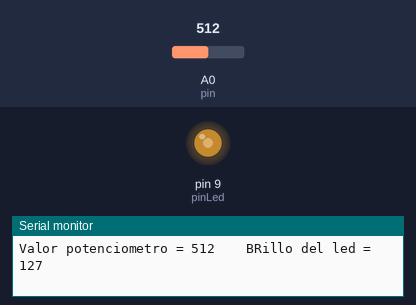
The sketch below on a simulated Arduino Uno, built with avr-gcc and run on an emulated ATmega328P. Shown: output pins drawn as LEDs (lit = HIGH), the last lines printed to the serial monitor. The test bench sets the inputs (shaded band); at power-on: A0 (pin) = 512.

Above: at 1.8 s.
1.9 s: A0 (pin) set to 716
At 2.3 s:
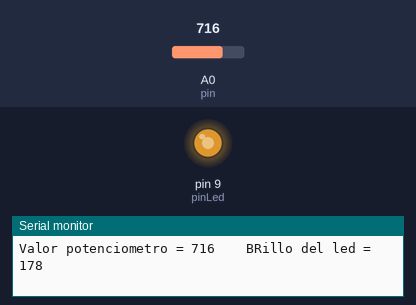
3.5 s: A0 (pin) set to 900
At 5.1 s:
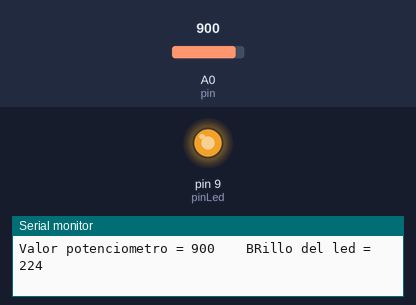
5.5 s: A0 (pin) set to 122
At 6.6 s:
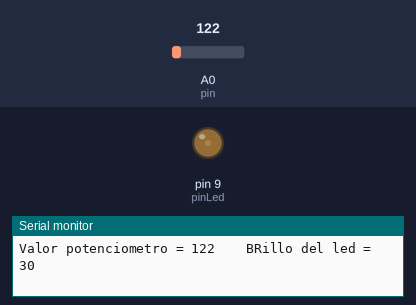
7.5 s: A0 (pin) set to 0
At 9.2 s:
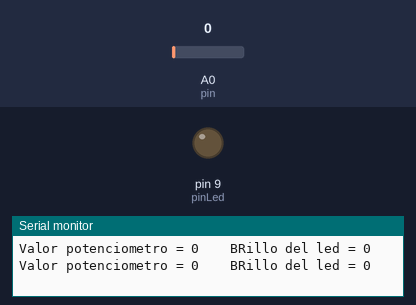
9.5 s: A0 (pin) set to 511
At 11.0 s:
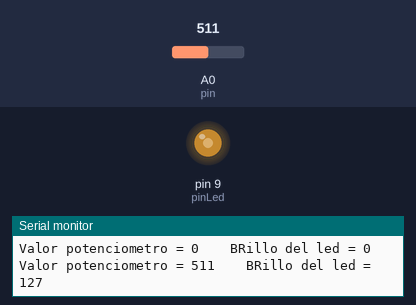
Timing chart, 0 to 12.5 s (numbered marks = the images above; inputs shaded):
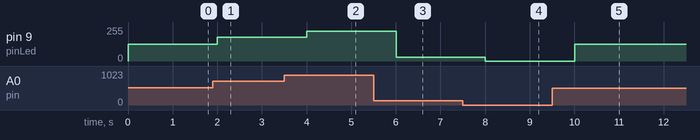

The sketch:

potenciometroLed.ino
```cpp
const int pin=0;
const int pinLed=9;

int brillo=0;
int valor =0;

void setup() {
  pinMode(pin,INPUT);
  pinMode(pinLed, OUTPUT);
  Serial.begin(9600);
}

void loop() {
  valor= analogRead(pin);
  brillo= map(valor, 0, 1023, 0, 255);
  analogWrite(pinLed, brillo);

  Serial.print("Valor potenciometro = ");
  Serial.print(valor);
  Serial.print("    BRillo del led = ");
  Serial.println(brillo);
  delay(1000);
  //delay(10);
  //en caso de querer un delay mas fluido hacerlo con 10
}
```

Measured:
- after the input at 1.9 s, pin 9 (pinLed): 127/255 → 178/255 after 0.10 s
- after the input at 3.5 s, pin 9 (pinLed): 178/255 → 224/255 after 0.50 s
- after the input at 5.5 s, pin 9 (pinLed): 224/255 → 30/255 after 0.51 s
- after the input at 7.5 s, pin 9 (pinLed): 30/255 → 0/255 after 0.51 s
- after the input at 9.5 s, pin 9 (pinLed): 0/255 → 127/255 after 0.51 s
